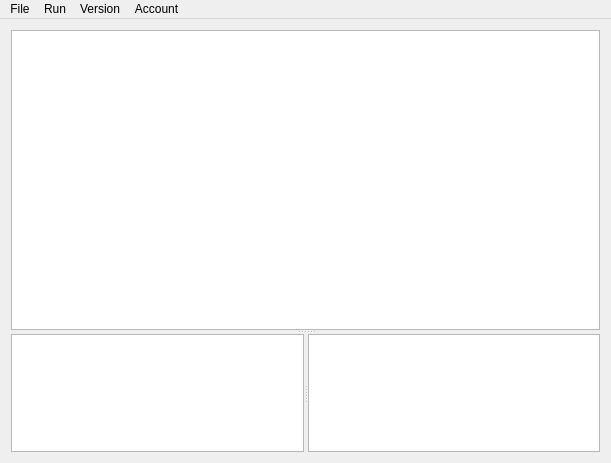
<?xml version="1.0" encoding="UTF-8"?>
<ui version="4.0">
 <class>BrainfuckIDE</class>
 <widget class="QMainWindow" name="BrainfuckIDE">
  <property name="geometry">
   <rect>
    <x>0</x>
    <y>0</y>
    <width>611</width>
    <height>463</height>
   </rect>
  </property>
  <property name="windowTitle">
   <string>BrainfuckIDE</string>
  </property>
  <widget class="QWidget" name="centralWidget">
   <layout class="QVBoxLayout" name="verticalLayout">
    <item>
     <widget class="QSplitter" name="splitter_2">
      <property name="sizePolicy">
       <sizepolicy hsizetype="Expanding" vsizetype="Expanding">
        <horstretch>0</horstretch>
        <verstretch>0</verstretch>
       </sizepolicy>
      </property>
      <property name="orientation">
       <enum>Qt::Vertical</enum>
      </property>
      <widget class="QPlainTextEdit" name="CodeEditor">
       <property name="minimumSize">
        <size>
         <width>0</width>
         <height>300</height>
        </size>
       </property>
       <property name="font">
        <font>
         <family>Monaco</family>
         <pointsize>13</pointsize>
         <weight>50</weight>
         <italic>false</italic>
         <bold>false</bold>
        </font>
       </property>
       <property name="styleSheet">
        <string notr="true">font: 13pt &quot;Monaco&quot;;</string>
       </property>
      </widget>
      <widget class="QSplitter" name="splitter">
       <property name="sizePolicy">
        <sizepolicy hsizetype="Expanding" vsizetype="Expanding">
         <horstretch>0</horstretch>
         <verstretch>0</verstretch>
        </sizepolicy>
       </property>
       <property name="minimumSize">
        <size>
         <width>0</width>
         <height>0</height>
        </size>
       </property>
       <property name="maximumSize">
        <size>
         <width>16777215</width>
         <height>16777215</height>
        </size>
       </property>
       <property name="baseSize">
        <size>
         <width>0</width>
         <height>0</height>
        </size>
       </property>
       <property name="orientation">
        <enum>Qt::Horizontal</enum>
       </property>
       <widget class="QPlainTextEdit" name="InputEditor">
        <property name="sizePolicy">
         <sizepolicy hsizetype="Expanding" vsizetype="Expanding">
          <horstretch>0</horstretch>
          <verstretch>0</verstretch>
         </sizepolicy>
        </property>
        <property name="minimumSize">
         <size>
          <width>0</width>
          <height>0</height>
         </size>
        </property>
        <property name="baseSize">
         <size>
          <width>0</width>
          <height>0</height>
         </size>
        </property>
        <property name="font">
         <font>
          <family>Monaco</family>
          <pointsize>13</pointsize>
          <weight>50</weight>
          <italic>false</italic>
          <bold>false</bold>
         </font>
        </property>
        <property name="styleSheet">
         <string notr="true">font: 13pt &quot;Monaco&quot;;</string>
        </property>
       </widget>
       <widget class="QTextBrowser" name="Output">
        <property name="sizePolicy">
         <sizepolicy hsizetype="Expanding" vsizetype="Expanding">
          <horstretch>0</horstretch>
          <verstretch>0</verstretch>
         </sizepolicy>
        </property>
        <property name="minimumSize">
         <size>
          <width>0</width>
          <height>0</height>
         </size>
        </property>
        <property name="baseSize">
         <size>
          <width>0</width>
          <height>0</height>
         </size>
        </property>
       </widget>
      </widget>
     </widget>
    </item>
   </layout>
  </widget>
  <widget class="QMenuBar" name="menuBar">
   <property name="geometry">
    <rect>
     <x>0</x>
     <y>0</y>
     <width>611</width>
     <height>22</height>
    </rect>
   </property>
   <widget class="QMenu" name="menuFile">
    <property name="title">
     <string>File</string>
    </property>
    <addaction name="actionNew"/>
    <addaction name="actionOpen"/>
    <addaction name="actionSave"/>
    <addaction name="actionExit"/>
   </widget>
   <widget class="QMenu" name="menuRun">
    <property name="title">
     <string>Run</string>
    </property>
    <addaction name="actionExecute"/>
   </widget>
   <widget class="QMenu" name="menuVersion">
    <property name="title">
     <string>Version</string>
    </property>
   </widget>
   <widget class="QMenu" name="menuAccount">
    <property name="title">
     <string>Account</string>
    </property>
    <addaction name="actionLogin"/>
    <addaction name="actionLogout"/>
   </widget>
   <addaction name="menuFile"/>
   <addaction name="menuRun"/>
   <addaction name="menuVersion"/>
   <addaction name="menuAccount"/>
  </widget>
  <action name="actionNew">
   <property name="text">
    <string>New</string>
   </property>
   <property name="shortcut">
    <string>Ctrl+N</string>
   </property>
  </action>
  <action name="actionOpen">
   <property name="text">
    <string>Open</string>
   </property>
   <property name="shortcut">
    <string>Ctrl+O</string>
   </property>
  </action>
  <action name="actionSave">
   <property name="text">
    <string>Save</string>
   </property>
   <property name="shortcut">
    <string>Ctrl+S</string>
   </property>
  </action>
  <action name="actionExit">
   <property name="text">
    <string>Exit</string>
   </property>
   <property name="shortcut">
    <string>Ctrl+Q</string>
   </property>
  </action>
  <action name="actionExecute">
   <property name="text">
    <string>Execute</string>
   </property>
   <property name="shortcut">
    <string>Ctrl+E</string>
   </property>
  </action>
  <action name="actionLogin">
   <property name="text">
    <string>Login</string>
   </property>
  </action>
  <action name="actionLogout">
   <property name="text">
    <string>Logout</string>
   </property>
  </action>
 </widget>
 <layoutdefault spacing="6" margin="11"/>
 <resources/>
 <connections/>
</ui>
